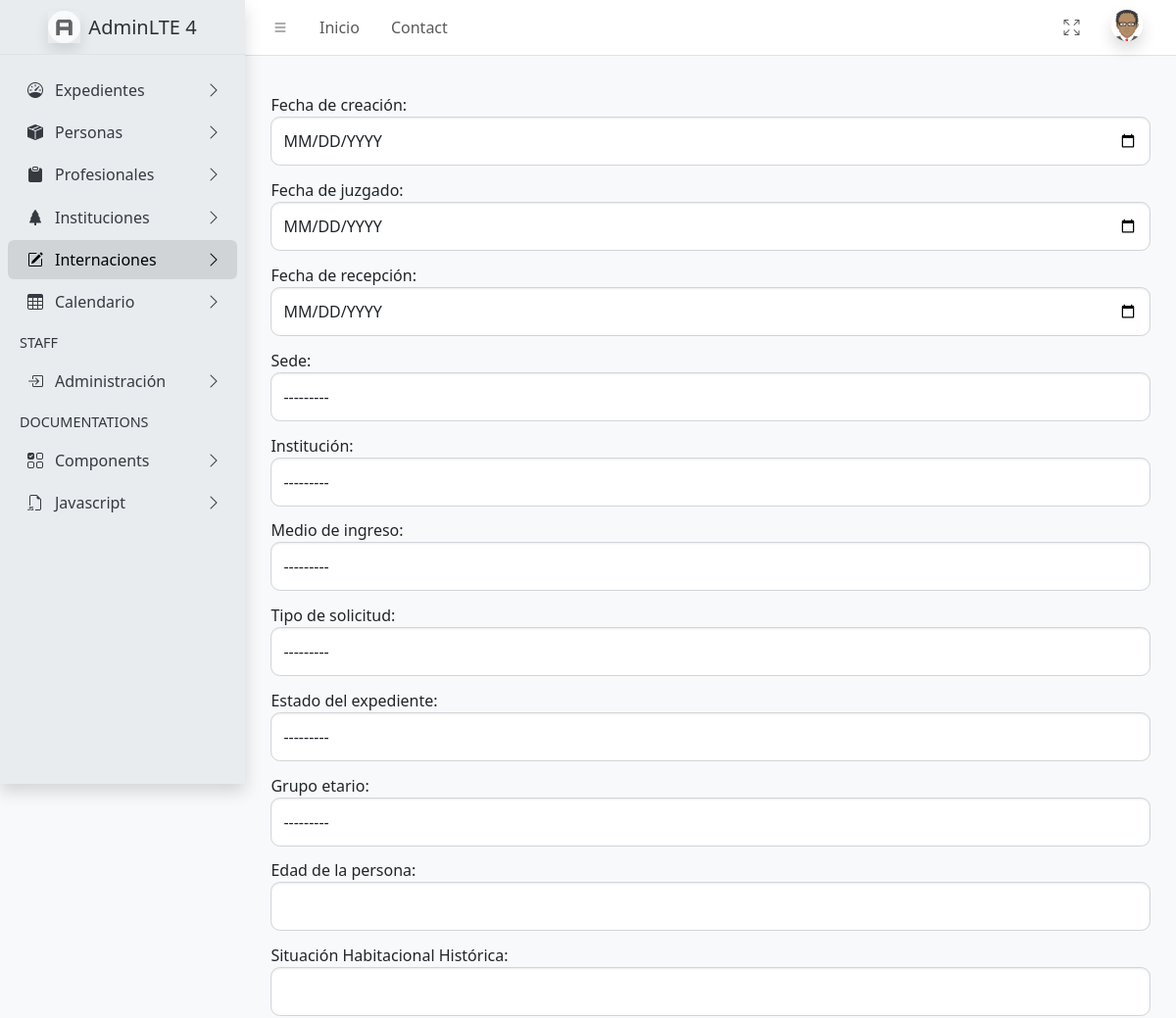
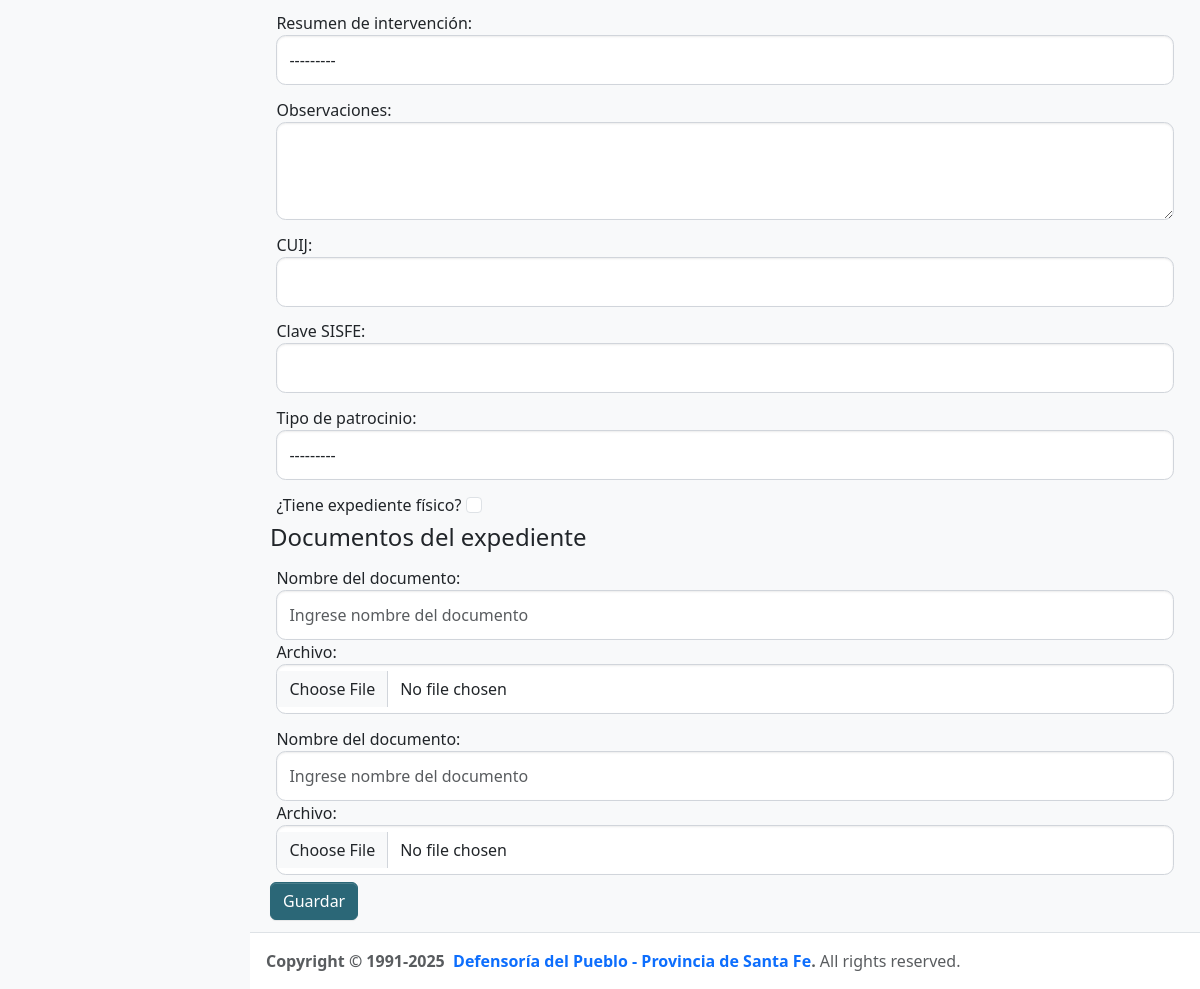
/expediente-judicial/nuevo/ (signed in), run on the app's committed database (2 pictures, top to bottom).
### core/models.py (models this page shows)
class Sede(models.Model):
    sede = models.CharField('Sede', max_length=50)
    abreviatura = models.CharField('Nombre abreviado', max_length=4, blank=True, null=True, unique=True)
    telefono = models.CharField(max_length=20, verbose_name=("Teléfono"), blank=True, null=True)
    direccion_calle = models.CharField(max_length=50, verbose_name=("Calle"), blank=True, null=True)
    direccion_numero = models.CharField(max_length=10, verbose_name=("Número"), blank=True, null=True)
    direccion_piso = models.CharField(max_length=10, verbose_name=("Piso"), blank=True, null=True)
    direccion_depto = models.CharField(max_length=10, verbose_name=("Dto."), blank=True, null=True)
    localidad = models.ForeignKey(Localidad, on_delete=models.CASCADE, verbose_name='Localidad', blank=True, null=True, related_name='sede_localidad')
    def __str__(self):
        return self.sede
    class Meta:
        verbose_name ='Sede'
        verbose_name_plural = 'Sedes'

### institucion/models.py (models this page shows)
class Institucion(models.Model):
    institucion = models.CharField(max_length=100, verbose_name='Institución', blank=True, null=True)
    domicilio_calle = models.CharField(max_length=50, verbose_name='Domicilio Calle', blank=True, null=True)
    domicilio_numero = models.CharField(max_length=10, verbose_name='Domicilio Número', blank=True, null=True)
    domicilio_piso = models.CharField(max_length=10, verbose_name='Domicilio Piso', blank=True, null=True)
    domicilio_depto = models.CharField(max_length=10, verbose_name='Domicilio Depto', blank=True, null=True)
    localidad = models.ForeignKey(Localidad, on_delete=models.CASCADE, verbose_name='Localidad', blank=True, null=True, related_name='institucion_localidad', default=None)
    telefono = models.CharField(max_length=20, verbose_name='Teléfono', blank=True, null=True)
    email = models.EmailField(max_length=254, verbose_name='Email', blank=True, null=True)
    cuit = models.CharField(max_length=20, verbose_name='CUIT', blank=True, null=True)
    tipo_institucion = models.ForeignKey(TipoInstitucion, on_delete=models.CASCADE, verbose_name='Tipo de Institución', blank=True, null=True, related_name='instituciones_tipo_institucion', default=None)
    estado = models.BooleanField(default=True, verbose_name='Estado')
    def __str__(self):
        return self.institucion
    class Meta:
        verbose_name = 'Institución'
        verbose_name_plural = 'Instituciones'

### expediente/models.py (models this page shows)
class MedioIngreso(models.Model):
    medio_ingreso = models.CharField(max_length=50, verbose_name="Medio de Ingreso")
    estado = models.BooleanField(default=True)
    def __str__(self):
        return self.medio_ingreso
    class Meta:
        verbose_name = 'Medio de Ingreso'
        verbose_name_plural = 'Medios de Ingresos'

class TipoSolicitud(models.Model):
    tipo_solicitud = models.CharField(max_length=50, verbose_name="Tipo de Solicitud")
    estado = models.BooleanField(default=True)
    def __str__(self):
        return self.tipo_solicitud
    class Meta:
        verbose_name = 'Tipo de solicitud'
        verbose_name_plural = 'Tipos de solicitudes'

class EstadoExpediente(models.Model):
    estado_expediente = models.CharField(max_length=100, verbose_name="Estado el expediente")
    estado = models.BooleanField(default=True)
    def __str__(self):
        return self.estado_expediente
    class Meta:
        verbose_name = 'Estado del expediente'
        verbose_name_plural = 'Estado de los expedientes'

class GrupoEtario(models.Model):
    grupo_etario = models.CharField(max_length=50, verbose_name="Grupo Etario")
    estado = models.BooleanField(default=True)
    def __str__(self):
        return self.grupo_etario
    class Meta:
        verbose_name = 'Grupo Etario'
        verbose_name_plural = 'Grupos etarios'

class ResumenIntervencion(models.Model):
    resumen_intervencion = models.CharField(max_length=50, verbose_name="Resumen de Intervención")
    estado = models.BooleanField(default=True)
    def __str__(self):
        return self.resumen_intervencion
    class Meta:
        verbose_name = 'Resumen de Intervención'
        verbose_name_plural = 'Resumenes de intervenciones'

class TipoPatrocinio(models.Model):
    tipo_patrocinio = models.CharField(max_length=50, verbose_name="Tipo de Patrocinio")
    estado = models.BooleanField(default=True)
    def __str__(self):
        return self.tipo_patrocinio
    class Meta:
        verbose_name = 'Tipo de patrocinio'
        verbose_name_plural = 'Tipos de patrocinios'

### expediente/views.py (the view, shortened to what this page needs)
# urls.py: path('expediente-judicial/nuevo/', ExpedienteJudicialCreateView.as_view(), name='expediente_judicial_create'),
class ExpedienteJudicialCreateView(LoginRequiredMixin, View):
    template_name = 'expediente/expediente_judicial_form.html'
    def get(self, request):
        expediente_form = ExpedienteJudicialForm()
        documento_formset = ExpedienteJudicialDocumentoFormSet(queryset=ExpedienteJudicialDocumento.objects.none())
        return render(request, self.template_name, {
            'form': expediente_form,
            'documento_formset': documento_formset
        })

### templates/expediente/expediente_judicial_form.html (shortened to what this page needs)
{% extends 'core/index.html' %}
{% load widget_tweaks %}
{% load static %}
{% block extra_head %}
  <link rel="stylesheet" href="{% static '/css/forms.css' %}" />
{% endblock extra_head %}
{% block body %}
<form method="post" enctype="multipart/form-data">
    <div class="form-group">
        {{ form.fecha_creacion.label_tag }}
        {{ form.fecha_creacion }}
    </div>
    <div class="form-group">
        {{ form.fecha_juzgado.label_tag }}
        {{ form.fecha_juzgado }}
    </div>
    <div class="form-group">
        {{ form.fecha_recepcion.label_tag }}
        {{ form.fecha_recepcion }}
    </div>
    <div class="form-group">
        {{ form.sede.label_tag }}
        {{ form.sede }}
    </div>
    <div class="form-group">
        {{ form.institucion.label_tag }}
        {{ form.institucion }}
    </div>
    <div class="form-group">
        {{ form.medio_ingreso.label_tag }}
        {{ form.medio_ingreso }}
    </div>
    <div class="form-group">
        {{ form.tipo_solicitud.label_tag }}
        {{ form.tipo_solicitud }}
    </div>
    <div class="form-group">
        {{ form.estado_expediente.label_tag }}
        {{ form.estado_expediente }}
    </div>
    <div class="form-group">
        {{ form.grupo_etario.label_tag }}
        {{ form.grupo_etario }}
    </div>
    <div class="form-group">
        {{ form.edad_persona.label_tag }}
        {{ form.edad_persona }}
    </div>
    <div class="form-group">
        {{ form.situacion_habitacional_hist.label_tag }}
        {{ form.situacion_habitacional_hist }}
    </div>
    <div class="form-group">
        {{ form.resumen_intervencion.label_tag }}
        {{ form.resumen_intervencion }}
    </div>
    <div class="form-group">
        {{ form.observaciones.label_tag }}
        {{ form.observaciones }}
    </div>
    <div class="form-group">
        {{ form.cuij.label_tag }}
        {{ form.cuij }}
    </div>
    <div class="form-group">
        {{ form.clave_sisfe.label_tag }}
        {{ form.clave_sisfe }}
    </div>
    <div class="form-group">
        {{ form.tipo_patrocinio.label_tag }}
        {{ form.tipo_patrocinio }}
    </div>
    <div class="form-group">
        {{ form.expediente_fisico.label_tag }}
        {{ form.expediente_fisico }}
    </div>
    <h4>Documentos del expediente</h4>
    {% for doc_form in documento_formset %}
        <div class="form-group">
            {{ doc_form.nombre.label_tag }}
            {{ doc_form.nombre }}
            {{ doc_form.archivo.label_tag }}
            {{ doc_form.archivo }}
        </div>
    {% endfor %}
    <button type="submit" class="btn btn-primary">Guardar</button>
</form>
{% endblock body %}

### templates/core/index.html
{% extends 'core/include/base.html' %}
{% load static %}

### templates/core/include/base.html (shortened to what this page needs)
{% load static %}
<!doctype html>
<html lang="es">
{% block head %}
  <head>
    <link
      rel="stylesheet"
      href="https://cdn.jsdelivr.net/npm/@fontsource/source-sans-3@5.0.12/index.css"
      media="print"
      onload="this.media='all'"
    />
    <link
      rel="stylesheet"
      href="https://cdn.jsdelivr.net/npm/overlayscrollbars@2.11.0/styles/overlayscrollbars.min.css"
    />
    <link
      rel="stylesheet"
      href="https://cdn.jsdelivr.net/npm/bootstrap-icons@1.13.1/font/bootstrap-icons.min.css"
    />
    <link rel="stylesheet" href="{% static '/AdminLTE-4.0.0-rc4/css/adminlte.css' %}" />
    <link href="{% static 'css/expedientes.css' %}" rel="stylesheet">
     {% block extra_head %}
     {% endblock extra_head %}
  </head>
{% endblock head %}
  <body class="layout-fixed sidebar-expand-lg sidebar-open bg-body-tertiary">
    <div class="app-wrapper">
      {% block nav-header %}
        {% include 'core/include//top_bar.html' %}
      {% endblock nav-header %}
      {% block side-bar %}
        {% include 'core/include//side-bar.html' %}
      {% endblock side-bar %}
      {% block content %}
      <main class="app-main">
        <div class="app-content-header">
        </div>
        <div class="app-content">
          <div class="container-fluid">
            {% block body %}
            {% endblock body %}
          </div>
        </div>
      </main>
      {% endblock content %}
      {% block footer %}
      <footer class="app-footer">
        <strong>
          Copyright &copy; 1991-2025&nbsp;
          <a href="https://defensoriasantafe.gob.ar" class="text-decoration-none">Defensoría del Pueblo - Provincia de Santa Fe</a>.
        </strong>
        All rights reserved.
      </footer>
      {% endblock footer %}
    </div>
  </body>
</html>

### templates/core/include/top_bar.html (shortened to what this page needs)
{% load static %}
      <nav class="app-header navbar navbar-expand bg-body">
        <div class="container-fluid">
          <ul class="navbar-nav">
            <li class="nav-item">
              <a class="nav-link" data-lte-toggle="sidebar" href="#" role="button">
                <i class="bi bi-list"></i>
              </a>
            </li>
            <li class="nav-item d-none d-md-block"><a href="{% url 'core:index' %}" class="nav-link">Inicio</a></li>
            <li class="nav-item d-none d-md-block"><a href="#" class="nav-link">Contact</a></li>
          </ul>
          <ul class="navbar-nav ms-auto">
            <li class="nav-item">
              <a class="nav-link" href="#" data-lte-toggle="fullscreen">
                <i data-lte-icon="maximize" class="bi bi-arrows-fullscreen"></i>
              </a>
            </li>
            <li class="nav-item dropdown user-menu">
              <a href="#" class="nav-link dropdown-toggle" data-bs-toggle="dropdown">
                {% if user.foto_perfil %}
                <img
                  src="{{ user.foto_perfil.url }}"
                  class="user-image rounded-circle shadow"
                  alt="User Image"
                />
                {% else %}
                <img
                  src="{% static 'AdminLTE-4.0.0-rc4/assets/img/avatar.png' %}"
                  class="user-image rounded-circle shadow"
                  alt="User Image"
                />
                {% endif %}
              </a>
            </li>
          </ul>
        </div>
      </nav>

### templates/core/include/side-bar.html (shortened to what this page needs)
{% load static %}
      <aside class="app-sidebar bg-body-secondary shadow" data-bs-theme="light">
        <div class="sidebar-brand">
          <a href="../index.html" class="brand-link">
            <img
              src="{% static '/AdminLTE-4.0.0-rc4/assets/img/AdminLTELogo.png'%}"
              alt="AdminLTE Logo"
              class="brand-image opacity-75 shadow"
            />
            <span class="brand-text fw-light">AdminLTE 4</span>
          </a>
        </div>
        <div class="sidebar-wrapper">
          <nav class="mt-2">
            <ul
              class="nav sidebar-menu flex-column"
              data-lte-toggle="treeview"
              role="navigation"
              aria-label="Main navigation"
              data-accordion="false"
              id="navigation"
            >
              <li class="nav-item">
                <a href="#" class="nav-link">
                  <i class="nav-icon bi bi-speedometer"></i>
                  <p>
                    Expedientes
                  </p>
                </a>
              </li>
              <li class="nav-item">
                <a href="#" class="nav-link">
                  <i class="nav-icon bi bi-box-seam-fill"></i>
                  <p>
                    Personas
                  </p>
                </a>
              </li>
              <li class="nav-item">
                <a href="#" class="nav-link">
                  <i class="nav-icon bi bi-clipboard-fill"></i>
                  <p>
                    Profesionales
                  </p>
                </a>
              </li>
              <li class="nav-item">
                <a href="#" class="nav-link">
                  <i class="nav-icon bi bi-tree-fill"></i>
                  <p>
                    Instituciones
                  </p>
                </a>
              </li>
              <li class="nav-item">
                <a href="#" class="nav-link active">
                  <i class="nav-icon bi bi-pencil-square"></i>
                  <p>
                    Internaciones
                  </p>
                </a>
              </li>
              <li class="nav-item">
                <a href="#" class="nav-link">
                  <i class="nav-icon bi bi-table"></i>
                  <p>
                    Calendario
                  </p>
                </a>
              </li>
              <li class="nav-header">STAFF</li>
              <li class="nav-item">
                <a href="#" class="nav-link">
                  <i class="nav-icon bi bi-box-arrow-in-right"></i>
                  <p>
                    Administración
                  </p>
                </a>
              </li>
              <li class="nav-header">DOCUMENTATIONS</li>
              <li class="nav-item">
                <a href="#" class="nav-link">
                  <i class="nav-icon bi bi-ui-checks-grid"></i>
                  <p>
                    Components
                  </p>
                </a>
              </li>
              <li class="nav-item">
                <a href="#" class="nav-link">
                  <i class="nav-icon bi bi-filetype-js"></i>
                  <p>
                    Javascript
                  </p>
                </a>
              </li>
            </ul>
          </nav>
        </div>
      </aside>

### static/css/expedientes.css (style rules this page uses)
body { font-family: "Segoe UI", sans-serif; background-color: #f5f7fa; }
.btn-primary { background-color: #2b6777; border-color: #2b6777; }
:root { --color-primario: #2563eb; --color-primario-oscuro: #1e40af; --color-secundario: #64748b; --color-acento: #22c55e; }
.form-control { border-radius: 0.6rem; padding: 0.75rem 0.75rem; border: 1px solid #d1d5db; transition: border-color 0.2s ease, box-shadow 0.2s ease; }
form .form-group { font-size: 0.8; padding: 0.4rem 0.4rem; }

### static/css/forms.css (style rules this page uses)
form .form-group { font-size: 0.8; padding: 0.4rem 0.4rem; }

### data on the page
Sede: sede "---------"
Institucion: institucion "---------"
MedioIngreso: medio_ingreso "---------"
TipoSolicitud: tipo_solicitud "---------"
EstadoExpediente: estado_expediente "---------"
GrupoEtario: grupo_etario "---------"
ResumenIntervencion: resumen_intervencion "---------"
TipoPatrocinio: tipo_patrocinio "---------"

### other printed values
{{ doc_form.nombre.label_tag }} "Nombre del documento:" "Nombre del documento:"
{{ doc_form.archivo.label_tag }} "Archivo:" "Archivo:"
